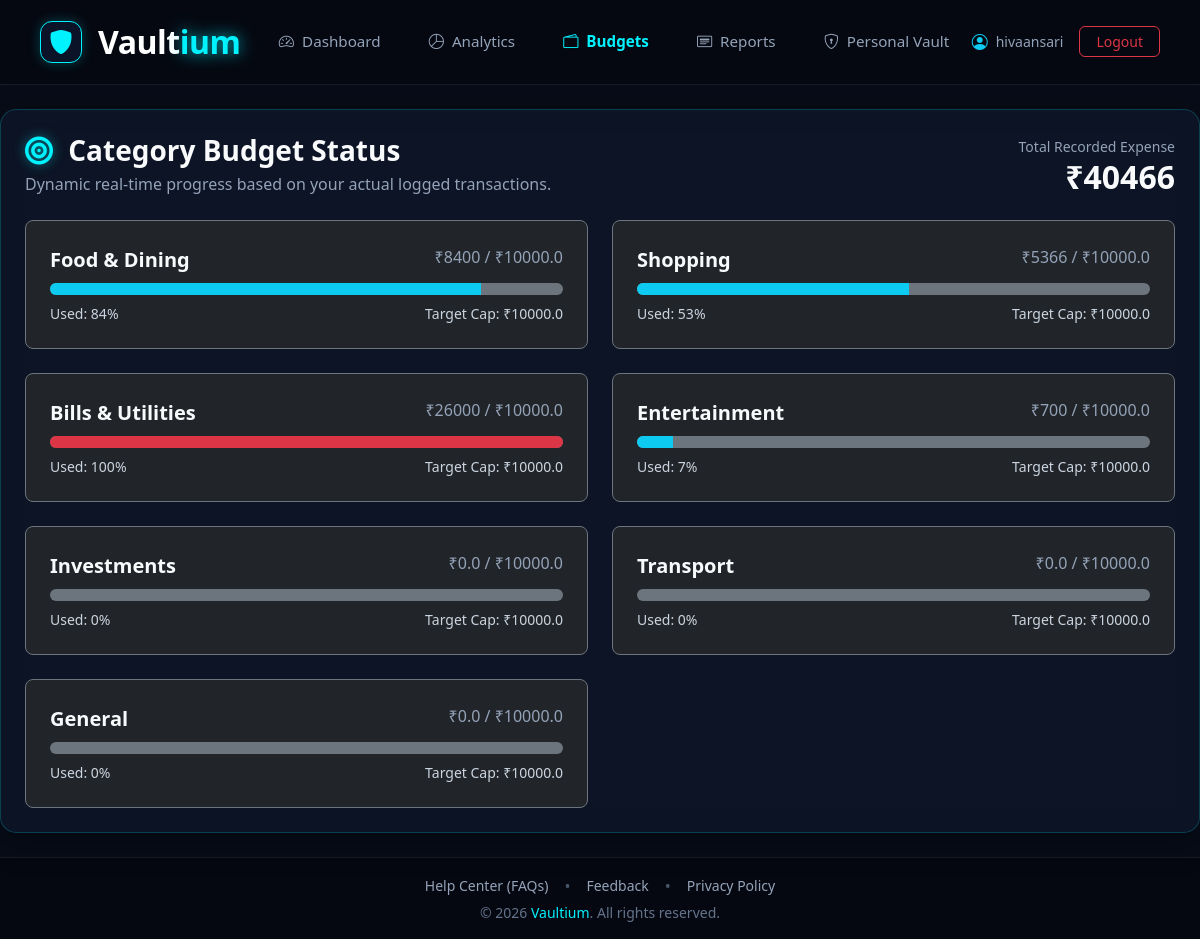
/budgets/ (signed in), run on the app's committed database.
### expenses/models.py (models this page shows, shortened)
class Category(models.Model):
    name = models.CharField(max_length=100)

### expenses/views.py (the view)
# urls.py: path('budgets/', views.budgets_view, name='budgets'),
@login_required(login_url='login')
def budgets_view(request):
    if 'vault_unlocked' in request.session:
        del request.session['vault_unlocked']
    ensure_default_categories()
    expenses = Expense.objects.filter(user=request.user)
    total_spent = expenses.aggregate(Sum('amount'))['amount__sum'] or 0.00
    categories = Category.objects.all()
    budget_list = []
    for cat in categories:
        cat_spent = expenses.filter(category=cat).aggregate(Sum('amount'))['amount__sum'] or 0.00
        target = 10000.00
        percentage = min(int((float(cat_spent) / target) * 100), 100) if target > 0 else 0
        budget_list.append({'category': cat.name, 'spent': cat_spent, 'target': target, 'percentage': percentage})
    return render(request, 'expenses/budgets.html', {'total_spent': total_spent, 'budgets': budget_list})

### expenses/views.py (called while the page is built)
def ensure_default_categories():
    defaults = ['Food & Dining', 'Shopping', 'Bills & Utilities', 'Entertainment', 'Investments', 'Transport', 'General']
    for cat_name in defaults:
        Category.objects.get_or_create(name=cat_name)

### expenses/templates/expenses/budgets.html
{% extends 'expenses/base.html' %}
{% block content %}
<div class="glass-card p-4">
    <div class="d-flex justify-content-between align-items-center mb-4">
        <div>
            <h3 class="fw-bold mb-1 text-white"><i class="fa-solid fa-bullseye me-2 neon-text-cyan"></i> Category Budget Status</h3>
            <p class="text-sub mb-0">Dynamic real-time progress based on your actual logged transactions.</p>
        </div>
        <div class="text-end">
            <span class="text-sub small">Total Recorded Expense</span>
            <h2 class="fw-bold neon-text-green mb-0">₹{{ total_spent }}</h2>
        </div>
    </div>
    <div class="row g-4">
        {% for b in budgets %}
        <div class="col-md-6">
            <div class="p-4 border border-secondary rounded-3 bg-dark">
                <div class="d-flex justify-content-between mb-2">
                    <span class="fw-bold text-white fs-5">{{ b.category }}</span>
                    <span class="text-sub">₹{{ b.spent }} / ₹{{ b.target }}</span>
                </div>
                <div class="progress bg-secondary" style="height: 12px; border-radius: 6px;">
                    <div class="progress-bar {% if b.percentage > 85 %}bg-danger{% else %}bg-info{% endif %}"
                         style="width: {{ b.percentage }}%;"></div>
                </div>
                <div class="d-flex justify-content-between mt-2 small text-sub">
                    <span>Used: {{ b.percentage }}%</span>
                    <span>Target Cap: ₹{{ b.target }}</span>
                </div>
            </div>
        </div>
        {% empty %}
        <div class="col-12 text-center py-4 text-sub">
            No categories or spending recorded yet. Add expenses to track budgets!
        </div>
        {% endfor %}
    </div>
</div>
{% endblock %}

### expenses/templates/expenses/base.html (shortened to what this page needs)
<!DOCTYPE html>
<html lang="en">
<head>
    <link href="https://cdn.jsdelivr.net/npm/bootstrap@5.3.2/dist/css/bootstrap.min.css" rel="stylesheet">
    <link rel="stylesheet" href="https://cdn.jsdelivr.net/npm/bootstrap-icons@1.11.1/font/bootstrap-icons.css">
    <link rel="stylesheet" href="https://cdnjs.cloudflare.com/ajax/libs/font-awesome/6.5.1/css/all.min.css">
</head>
<body>
    <div class="main-wrapper">
        <nav class="navbar navbar-expand-lg navbar-custom sticky-top">
            <div class="container-fluid px-2">
                <a class="navbar-brand d-flex align-items-center gap-3" href="{% if user.is_authenticated %}{% url 'dashboard' %}{% else %}/{% endif %}" style="text-decoration: none;">
                    <div class="d-flex align-items-center justify-content-center px-2 py-2"
                         style="background-color: #0b1329; border: 1.5px solid #00f2fe; box-shadow: 0 0 12px rgba(0, 242, 254, 0.25); border-radius: 12px !important;">
                        <i class="bi bi-shield-fill fs-4" style="color: #00f2fe; line-height: 1;"></i>
                    </div>
                    <span class="fw-bold fs-2" style="font-family: 'Segoe UI', system-ui, sans-serif; letter-spacing: -0.5px;">
                        <span style="color: #ffffff !important;">Vault</span><span style="color: #00f2fe !important; filter: drop-shadow(0 0 8px rgba(0, 242, 254, 0.8));">ium</span>
                    </span>
                </a>
                <div class="collapse navbar-collapse justify-content-between" id="navbarNav">
                    {% if user.is_authenticated %}
                        <ul class="navbar-nav mx-auto gap-3">
                            <li class="nav-item">
                                <a class="nav-link {% if request.resolver_match.url_name == 'dashboard' %}active{% endif %} d-flex align-items-center gap-2" href="{% url 'dashboard' %}">
                                    <i class="bi bi-speedometer2"></i> Dashboard
                                </a>
                            </li>
                            <li class="nav-item">
                                <a class="nav-link {% if request.resolver_match.url_name == 'analytics' %}active{% endif %} d-flex align-items-center gap-2" href="{% url 'analytics' %}">
                                    <i class="bi bi-pie-chart"></i> Analytics
                                </a>
                            </li>
                            <li class="nav-item">
                                <a class="nav-link {% if request.resolver_match.url_name == 'budgets' %}active{% endif %} d-flex align-items-center gap-2" href="{% url 'budgets' %}">
                                    <i class="bi bi-wallet2"></i> Budgets
                                </a>
                            </li>
                            <li class="nav-item">
                                <a class="nav-link {% if request.resolver_match.url_name == 'yearly_history' %}active{% endif %} d-flex align-items-center gap-2" href="{% url 'yearly_history' %}">
                                    <i class="bi bi-card-heading"></i> Reports
                                </a>
                            </li>
                            <li class="nav-item">
                                <a class="nav-link {% if 'vault' in request.resolver_match.url_name %}active{% endif %} d-flex align-items-center gap-2" href="{% url 'vault_list' %}">
                                    <i class="bi bi-shield-lock"></i> Personal Vault
                                </a>
                            </li>
                        </ul>
                        <div class="d-flex align-items-center gap-3 mt-3 mt-lg-0">
                            <span class="small d-flex align-items-center gap-2" style="color: #94a3b8 !important;">
                                <i class="bi bi-person-circle fs-6 text-info"></i> {{ user.username }}
                            </span>
                            <a href="{% url 'logout' %}" class="btn btn-sm btn-outline-danger px-3 py-1 rounded-2">Logout</a>
                        </div>
                    {% endif %}
                </div>
            </div>
        </nav>
        <div class="py-4">
            {% block content %}
            {% endblock %}
        </div>
    </div>
    <footer class="footer-custom py-3 mt-auto">
        <div class="container text-center">
            <div class="d-flex justify-content-center align-items-center gap-3 mb-1">
                <a href="{% url 'help' %}" class="small">Help Center (FAQs)</a>
                <span style="color: #475569 !important;">•</span>
                <a href="{% url 'feedback' %}" class="small">Feedback</a>
                <span style="color: #475569 !important;">•</span>
                <a href="{% url 'privacy' %}" class="small">Privacy Policy</a>
            </div>
            <p class="mb-0 small" style="color: #64748b !important;">
                &copy; {% now "Y" %} <span style="color: #00f2fe !important;">Vaultium</span>. All rights reserved.
            </p>
        </div>
    </footer>
</body>
</html>

### expenses/templates/expenses/base.html (style rules this page uses)
body { background-color: #070c18 !important; color: #f8fafc; font-family: 'Segoe UI', Tahoma, Geneva, Verdana, sans-serif; display: flex; flex-direction: column; min-height: 100vh; }
.main-wrapper { flex: 1; }
p, span, label { color: #cbd5e1; }
h1, h2, h3, h4, h5, h6, strong, .fw-bold { color: #f8fafc !important; }
.glass-card { background: rgba(15, 23, 42, 0.75) !important; backdrop-filter: blur(12px); -webkit-backdrop-filter: blur(12px); border: 1px solid rgba(0, 242, 254, 0.2) !important; border-radius: 1rem !important; box-shadow: 0 8px 32px 0 rgba(0, 0, 0, 0.37); }
.navbar-custom { background-color: #050811; border-bottom: 1px solid rgba(255, 255, 255, 0.08); padding: 0.8rem 2rem; }
.nav-link { color: #94a3b8 !important; font-weight: 500; font-size: 0.95rem; padding: 0.5rem 1rem !important; transition: all 0.2s ease; }
.nav-link:hover, .nav-link.active { color: #00f2fe !important; }
.nav-link.active { font-weight: 600; }
.neon-text-cyan { color: #00f2fe !important; text-shadow: 0 0 12px rgba(0, 242, 254, 0.5); }
.text-sub { color: #94a3b8 !important; }
.footer-custom { background-color: #050811; border-top: 1px solid rgba(255, 255, 255, 0.08); }
.footer-custom a { color: #94a3b8 !important; text-decoration: none; transition: color 0.2s ease; }

### data on the page
Category: category "Food & Dining"
Category: category "Shopping"
Category: category "Bills & Utilities"
Category: category "Entertainment"
Category: category "Investments"
Category: category "Transport"
Category: category "General"

### other printed values
{{ user.username }} "hivaansari"
{{ total_spent }} "40466"
{{ b.spent }} "8400" "5366" "26000" "700" "0.0" "0.0" "0.0"
{{ b.target }} "10000.0" "10000.0" "10000.0" "10000.0" "10000.0" "10000.0" "10000.0"
{{ b.percentage }} "84" "53" "100" "7" "0" "0" "0"
